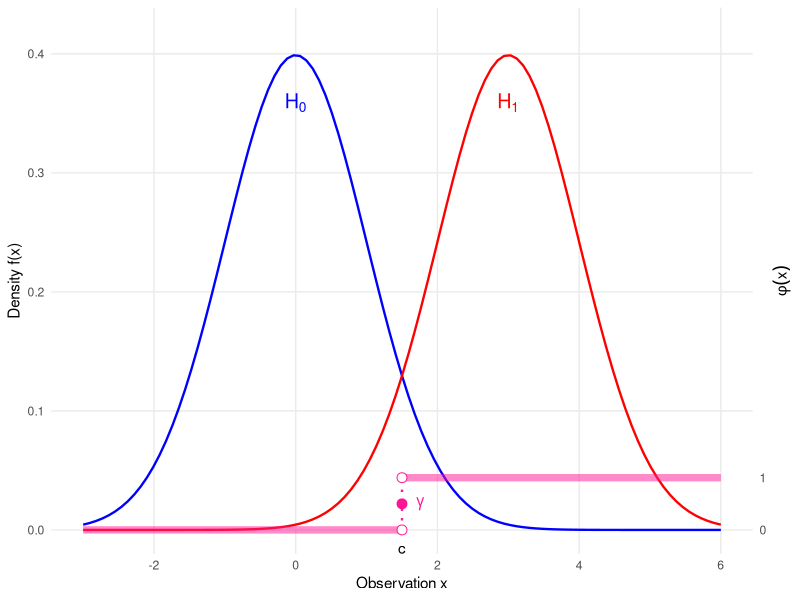
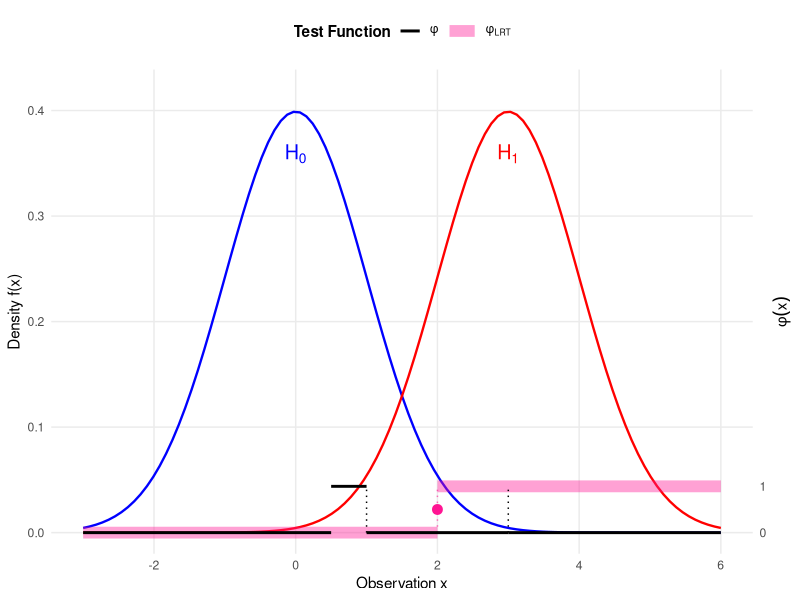
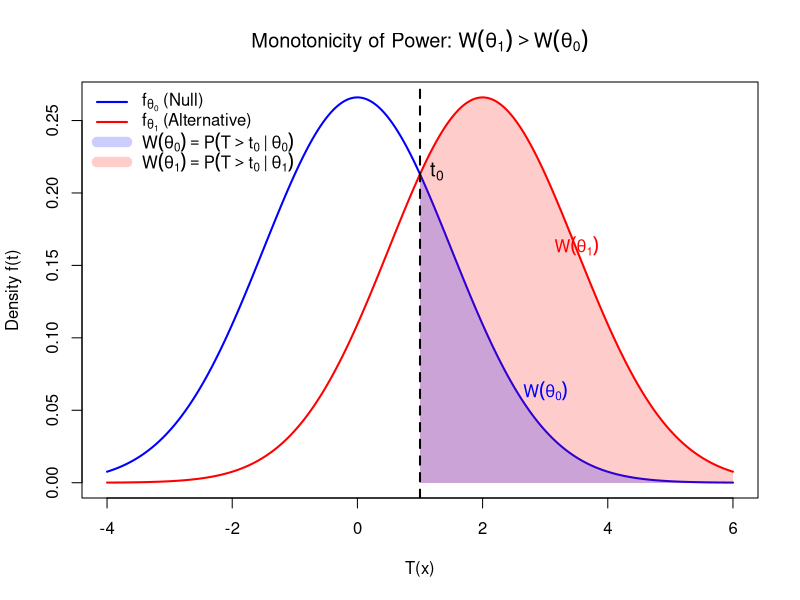

These figures' R source, in order:
## ---- chunk 1
#| label: fig-test-function-size-power
#| fig-cap: "Illustration of a Test Function $\\phi(x)$ (Pink) relative to Size ($H_0$, Blue) and Power ($H_1$, Red)."
#| fig-width: 7
#| fig-height: 5

library(ggplot2)

# 1. Define Parameters
mu0 <- 0
mu1 <- 3
sigma <- 1
c_val <- 1.5      # Critical value
gamma_val <- 0.5  # Randomization constant

# 2. Scaling Constants
max_dens <- dnorm(mu0, mean = mu0, sd = sigma)
y_limit <- max_dens * 1.1
phi_scale <- 0.1 * y_limit

# 3. Define the Test Function phi(x) (Single Test)
# Step function: 0 -> 1 at c_val
df_phi <- data.frame(
  x_start = c(-3, c_val),
  x_end   = c(c_val, 6),
  y_start = c(0, phi_scale),
  y_end   = c(0, phi_scale)
)

ggplot() +
  # --- Layer 1: Densities (Solid Lines, No Fill) ---
  
  # H0: Normal(0, 1) - Blue (Cool)
  stat_function(fun = dnorm, args = list(mean = mu0, sd = sigma), 
                color = "blue", size = 0.8) +
  
  # H1: Normal(3, 1) - Red (Hot)
  stat_function(fun = dnorm, args = list(mean = mu1, sd = sigma), 
                color = "red", size = 0.8) +

  # --- Layer 2: Test Function phi(x) (Thick Pink Line) ---
  
  # The horizontal segments
  geom_segment(data = df_phi, 
               aes(x = x_start, xend = x_end, y = y_start, yend = y_end), 
               color = "deeppink", size = 2.5, alpha = 0.5) +
  
  # The vertical threshold line
  geom_segment(aes(x = c_val, xend = c_val, y = 0, yend = phi_scale), 
               linetype = "dotted", color = "deeppink", size = 0.8) +
  
  # Points at discontinuity
  geom_point(aes(x = c_val, y = gamma_val * phi_scale), 
             color = "deeppink", size = 3) + 
  geom_point(aes(x = c_val, y = 0), size = 3, shape = 21, fill = "white", color = "deeppink") +
  geom_point(aes(x = c_val, y = phi_scale), size = 3, shape = 21, fill = "white", color = "deeppink") +

  # --- Layer 3: Annotations ---
  
  # Gamma label
  annotate("text", x = c_val + 0.2, y = gamma_val * phi_scale, 
           label = expression(gamma), hjust = 0, fontface = "bold", color = "deeppink") +
  
  # H0 / H1 Labels
  annotate("text", x = mu0, y = max_dens * 0.9, 
           label = expression(H[0]), color = "blue", size = 5) +
  annotate("text", x = mu1, y = max_dens * 0.9, 
           label = expression(H[1]), color = "red", size = 5) +
  
  # Critical Value Label
  annotate("text", x = c_val, y = -0.01, label = "c", vjust = 1) +

  # --- Layer 4: Scales ---
  scale_y_continuous(
    name = "Density f(x)",
    limits = c(-0.02, y_limit),
    expand = c(0, 0),
    
    # Secondary Axis for phi
    sec.axis = sec_axis(~ . / phi_scale, 
                        name = expression(phi(x)),
                        breaks = c(0, 1))
  ) +
  scale_x_continuous(name = "Observation x", limits = c(-3, 6)) +
  
  theme_minimal() +
  theme(
    axis.title.y.right = element_text(angle = 90, vjust = 0.5),
    panel.grid.minor = element_blank()
  )
## ---- chunk 2
#| label: fig-NPlemma-proof
#| fig-cap: "Visualizing the NP Lemma: The thick, transparent pink line is $\\phi_{\text{LRT}}$. The thin solid black line is $\\phi$. Overlap is visible as a black line inside pink."
#| fig-width: 7
#| fig-height: 5

library(ggplot2)

# 1. Define Parameters
mu0 <- 0
mu1 <- 3
sigma <- 1
c_lrt <- 2
gamma_val <- 0.5

# Scaling constants
max_dens <- dnorm(mu0, mean = mu0, sd = sigma)
y_limit <- max_dens * 1.1
phi_scale <- 0.1 * y_limit

# 2. Define Test Functions Data
df_lrt <- data.frame(
  x_start = c(-3, c_lrt),
  x_end   = c(c_lrt, 6),
  y_val   = c(0, phi_scale),
  Test    = "phi[LRT]" 
)

df_other <- data.frame(
  x_start = c(-3, 0.5, 1, 3),
  x_end   = c(0.5, 1, 3,6),
  y_val   = c(0, phi_scale, 0, 0),
  Test    = "phi"
)

ggplot() +
  # --- Layer 1: Densities (Solid Lines, No Fill) ---
  stat_function(fun = dnorm, args = list(mean = mu0, sd = sigma), 
                color = "blue", size = 0.8) +
  stat_function(fun = dnorm, args = list(mean = mu1, sd = sigma), 
                color = "red", size = 0.8) +

  # --- Layer 2: Test Functions (Segments) ---
  
  # 2a. LRT Segments (Thick, Transparent Pink)
  geom_segment(data = df_lrt,
               aes(x = x_start, xend = x_end, 
                   y = y_val, yend = y_val, 
                   color = Test, linetype = Test, size = Test),
               alpha = 0.4) + 
  
  # Vertical connector for LRT
  geom_segment(aes(x = c_lrt, xend = c_lrt, y = 0, yend = phi_scale),
               color = "deeppink", linetype = "dotted", size = 0.5, alpha = 0.6) +

  # 2b. Other Test Segments (Thin Black Opaque)
  geom_segment(data = df_other,
               aes(x = x_start, xend = x_end, 
                   y = y_val, yend = y_val, 
                   color = Test, linetype = Test, size = Test)) +
  
  # Vertical connectors for Other Test
  geom_segment(aes(x = 1, xend = 1, y = 0, yend = phi_scale),
               color = "black", linetype = "dotted", size = 0.5) +
  geom_segment(aes(x = 3, xend = 3, y = 0, yend = phi_scale),
               color = "black", linetype = "dotted", size = 0.5) +

  # --- Layer 3: Annotations ---
  # LRT Gamma Point (Pink)
  geom_point(aes(x = c_lrt, y = gamma_val * phi_scale), 
             color = "deeppink", size = 3) +
  
  # Density Labels
  annotate("text", x = mu0, y = max_dens * 0.9, 
           label = expression(H[0]), color = "blue", size = 5) +
  annotate("text", x = mu1, y = max_dens * 0.9, 
           label = expression(H[1]), color = "red", size = 5) +

  # --- Layer 4: Scales and Legend ---
  scale_y_continuous(
    name = "Density f(x)", limits = c(-0.02, y_limit), expand = c(0, 0),
    sec.axis = sec_axis(~ . / phi_scale, name = expression(phi(x)), breaks = c(0, 1))
  ) +
  scale_x_continuous(name = "Observation x", limits = c(-3, 6)) +
  
  # Manual Legend Controls (FIXED using named vectors for labels)
  scale_color_manual(name = "Test Function",
                     values = c("phi[LRT]" = "deeppink", "phi" = "black"),
                     labels = c("phi[LRT]" = expression(phi[LRT]), "phi" = expression(phi))) +
  scale_linetype_manual(name = "Test Function",
                        values = c("phi[LRT]" = "solid", "phi" = "solid"),
                        labels = c("phi[LRT]" = expression(phi[LRT]), "phi" = expression(phi))) +
  scale_size_manual(name = "Test Function",
                    values = c("phi[LRT]" = 4,   # Extra Thick
                               "phi" = 1), # Thin
                    labels = c("phi[LRT]" = expression(phi[LRT]), "phi" = expression(phi))) +
  
  theme_minimal() +
  theme(
    legend.position = "top",
    legend.title = element_text(face = "bold"),
    axis.title.y.right = element_text(angle = 90, vjust = 0.5),
    panel.grid.minor = element_blank()
  )
  
## ---- chunk 3
#| echo: false
#| fig-cap: "Visualizing Monotonicity: $W(\\theta_1) > W(\\theta_0)$"

# Parameters
mu0 <- 0   # Corresponds to theta_0
mu1 <- 2   # Corresponds to theta_1 (where theta_1 > theta_0)
sigma <- 1.5
t0 <- 1.0

# Grid
x <- seq(-4, 6, length.out = 500)
f0 <- dnorm(x, mean = mu0, sd = sigma)
f1 <- dnorm(x, mean = mu1, sd = sigma)

# Calculate exact densities at threshold t0 for polygon closing
y0_t0 <- dnorm(t0, mean = mu0, sd = sigma)
y1_t0 <- dnorm(t0, mean = mu1, sd = sigma)

# Plotting
plot(x, f0, type = "l", col = "blue", lwd = 2, 
     ylab = "Density f(t)", xlab = "T(x)", 
     main = expression(paste("Monotonicity of Power: ", W(theta[1]) > W(theta[0]))))
lines(x, f1, col = "red", lwd = 2)

# Define the domain for the tails (t > t0)
idx_tail <- x > t0
x_poly <- c(t0, t0, x[idx_tail], max(x))

# Shading W(theta_1) - The red tail
# Corresponds to the Alternative theta_1
y_poly1 <- c(0, y1_t0, f1[idx_tail], 0)
polygon(x_poly, y_poly1, 
        col = rgb(1, 0, 0, 0.2), border = NA)

# Shading W(theta_0) - The blue tail
# Corresponds to the Null theta_0
y_poly0 <- c(0, y0_t0, f0[idx_tail], 0)
polygon(x_poly, y_poly0, 
        col = rgb(0, 0, 1, 0.2), border = NA)

# Add Threshold Line
abline(v = t0, col = "black", lwd = 2, lty = 2)

# Legend
legend("topleft", 
       legend = c(expression(f[theta[0]] ~ "(Null)"), 
                  expression(f[theta[1]] ~ "(Alternative)"), 
                  expression(W(theta[0]) == P(T > t[0] ~ "|" ~ theta[0])), 
                  expression(W(theta[1]) == P(T > t[0] ~ "|" ~ theta[1]))),
       col = c("blue", "red", rgb(0, 0, 1, 0.2), rgb(1, 0, 0, 0.2)), 
       lwd = c(2, 2, 10, 10), bty = "n")

text(t0, max(f0)*0.8, expression(t[0]), pos = 4, col = "black", cex = 1.2)

# Annotations pointing to the areas
text(3, 0.05, expression(W(theta[0])), col = "blue", pos = 3)
text(3.5, 0.15, expression(W(theta[1])), col = "red", pos = 3)
